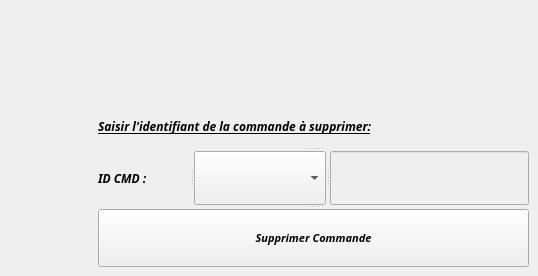
      <widget class="QWidget" name="tab_11">
       <attribute name="title">
        <string>SUPPRESSION</string>
       </attribute>
       <widget class="QSplitter" name="splitter_13">
        <property name="geometry">
         <rect>
          <x>98</x>
          <y>106</y>
          <width>431</width>
          <height>161</height>
         </rect>
        </property>
        <property name="orientation">
         <enum>Qt::Vertical</enum>
        </property>
        <widget class="QLabel" name="label_20">
         <property name="font">
          <font>
           <family>Simplified Arabic Fixed</family>
           <pointsize>9</pointsize>
           <weight>75</weight>
           <italic>true</italic>
           <bold>true</bold>
           <underline>true</underline>
          </font>
         </property>
         <property name="text">
          <string>Saisir l'identifiant de la commande à supprimer:</string>
         </property>
        </widget>
        <widget class="QSplitter" name="splitter_12">
         <property name="orientation">
          <enum>Qt::Horizontal</enum>
         </property>
         <widget class="QLabel" name="reference_sup_4">
          <property name="font">
           <font>
            <family>Simplified Arabic Fixed</family>
            <pointsize>9</pointsize>
            <weight>75</weight>
            <italic>true</italic>
            <bold>true</bold>
            <underline>false</underline>
           </font>
          </property>
          <property name="text">
           <string>ID CMD :</string>
          </property>
         </widget>
         <widget class="QComboBox" name="comboBox_5"/>
         <widget class="QLineEdit" name="sup">
          <property name="enabled">
           <bool>false</bool>
          </property>
         </widget>
        </widget>
        <widget class="QPushButton" name="supprimer">
         <property name="font">
          <font>
           <family>Simplified Arabic Fixed</family>
           <pointsize>8</pointsize>
           <weight>75</weight>
           <italic>true</italic>
           <bold>true</bold>
           <underline>false</underline>
          </font>
         </property>
         <property name="text">
          <string>Supprimer Commande</string>
         </property>
        </widget>
       </widget>
      </widget>
